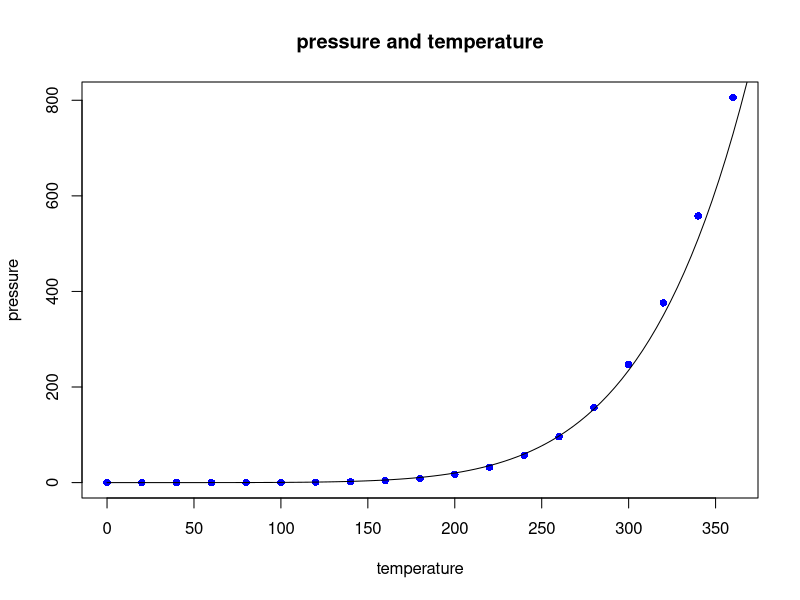
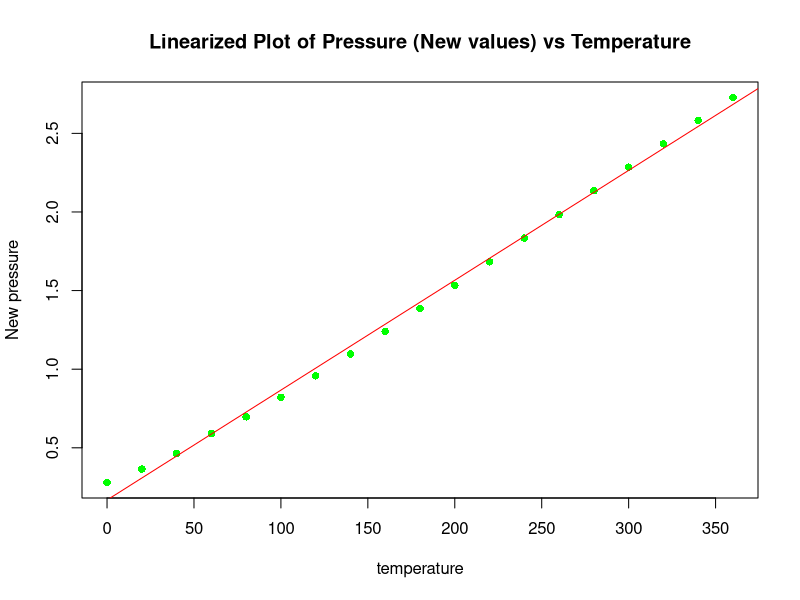
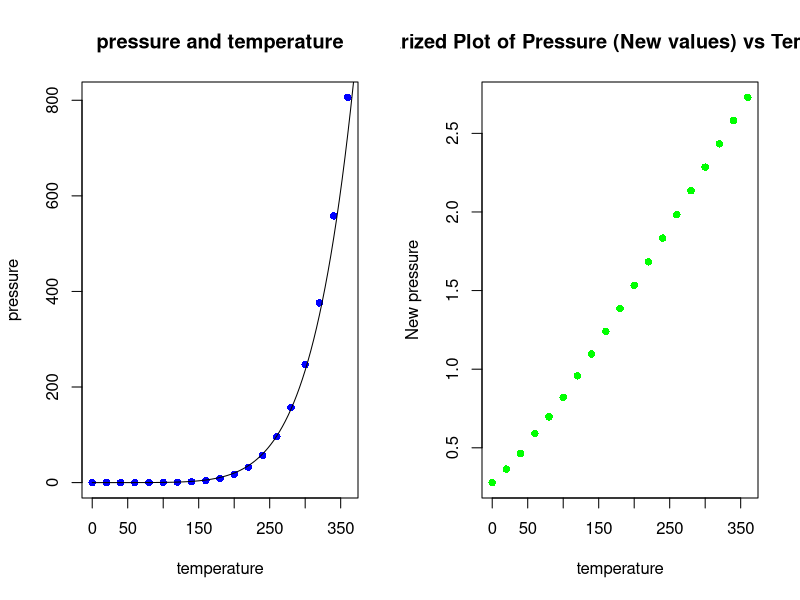

Recreate these plots in R, in order.
#a)
data(pressure)
#scatterplot with temperature and pressure
plot(pressure~temperature,data=pressure,
     main="pressure and temperature",
     xlab="temperature",ylab="pressure",
     pch=16,col="blue")
curve((0.168 + 0.007*x)^(20/3), from = 0, to = 400, add = TRUE)
#b)
new_pressurevalues<-pressure$pressure^(3/20)
plot(new_pressurevalues~pressure$temperature,
     main="Linearized Plot of Pressure (New values) vs Temperature",#this is the title for question c)
     xlab="temperature",ylab="New pressure",
     pch=16,col="green")
#linear relation is slightly evident right now but not fully


slope_intercept<-lm(new_pressurevalues~pressure$temperature)#to find slope + intercept for abline() function
abline(slope_intercept,col="red")
#c), look at b)
#d)
par(mfrow = c(1, 2))  # Two columns, one row
#plot a)
plot(pressure~temperature,data=pressure,
     main="pressure and temperature",
     xlab="temperature",ylab="pressure",
     pch=16,col="blue")
curve((0.168 + 0.007*x)^(20/3), from = 0, to = 400, add = TRUE)
#plot of b)
new_pressurevalues<-pressure$pressure^(3/20)
plot(new_pressurevalues~pressure$temperature,
     main="Linearized Plot of Pressure (New values) vs Temperature",
     xlab="temperature",ylab="New pressure",
     pch=16,col="green")
#d) part 2 with one row 2 columns
